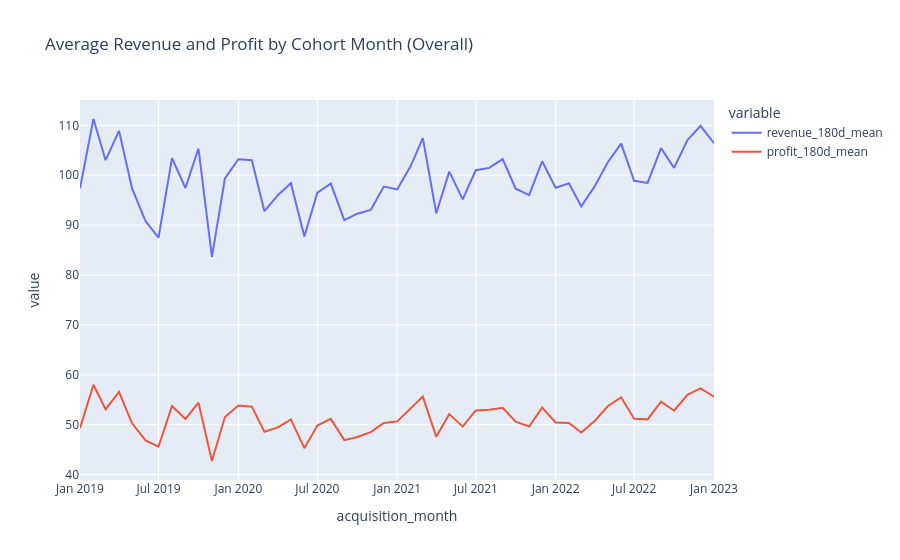

This figure's notebook cell:
### Code cell
fig = px.line(
    trend_overall,
    x='acquisition_month',
    y=['revenue_180d_mean', 'profit_180d_mean'],
    title='Average Revenue and Profit by Cohort Month (Overall)'
)
fig.show()
